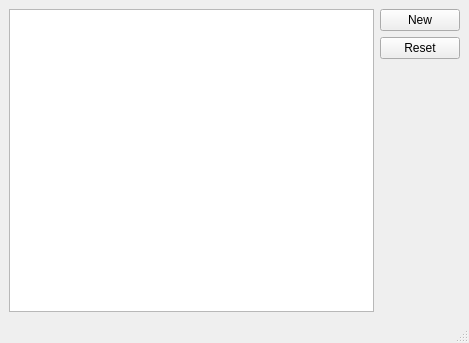
<?xml version="1.0" encoding="UTF-8"?>
<ui version="4.0">
 <class>SudokuDialogUi</class>
 <widget class="QMainWindow" name="SudokuDialogUi">
  <property name="geometry">
   <rect>
    <x>0</x>
    <y>0</y>
    <width>469</width>
    <height>343</height>
   </rect>
  </property>
  <property name="windowTitle">
   <string>Sudoku</string>
  </property>
  <widget class="QWidget" name="centralwidget">
   <layout class="QHBoxLayout" name="horizontalLayout_2">
    <item>
     <layout class="QHBoxLayout" name="horizontalLayout">
      <item>
       <widget class="QTableWidget" name="tableWidget"/>
      </item>
      <item>
       <layout class="QVBoxLayout" name="verticalLayout">
        <item>
         <widget class="QPushButton" name="pushButton">
          <property name="text">
           <string>New</string>
          </property>
         </widget>
        </item>
        <item>
         <widget class="QPushButton" name="pushButton_2">
          <property name="text">
           <string>Reset</string>
          </property>
         </widget>
        </item>
        <item>
         <spacer name="verticalSpacer">
          <property name="orientation">
           <enum>Qt::Vertical</enum>
          </property>
          <property name="sizeHint" stdset="0">
           <size>
            <width>20</width>
            <height>40</height>
           </size>
          </property>
         </spacer>
        </item>
       </layout>
      </item>
     </layout>
    </item>
   </layout>
  </widget>
  <widget class="QMenuBar" name="menubar">
   <property name="geometry">
    <rect>
     <x>0</x>
     <y>0</y>
     <width>469</width>
     <height>25</height>
    </rect>
   </property>
  </widget>
  <widget class="QStatusBar" name="statusbar"/>
 </widget>
 <resources/>
 <connections/>
</ui>
